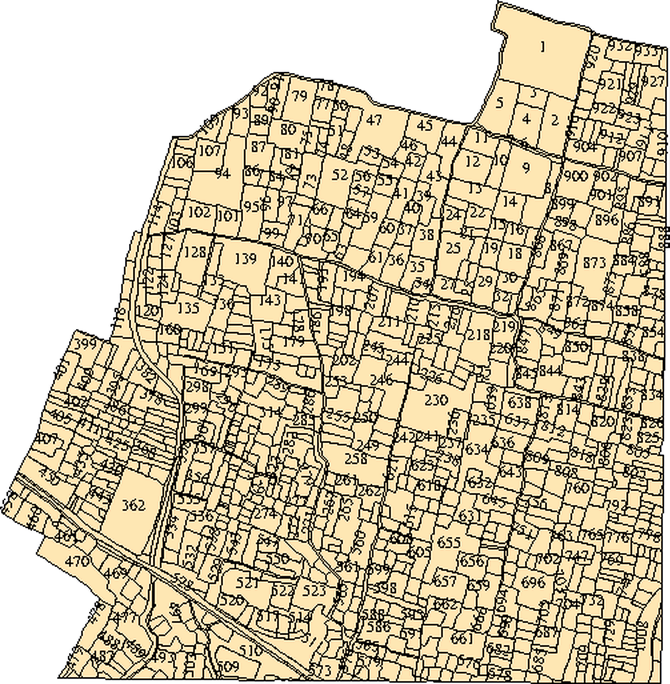
#> input picture app/assets/BhuNaksha_Chandhos1_HD.jpg, 2008 x 2052 px (shown at 1/3 size); its folder holds 4 pictures in this run
$ python extract_sheet_boundaries.py
#> lines starting #> are read from the running program, lines starting #| are printed output that depends on the picture; after the words box and inside, x2 and y2 are one past the last pixel; in counts of white or black regions, pixels touching at a corner belong together
#!/usr/bin/env python3
"""Extract approximate filled sheet silhouettes from the rendered naksha pages."""

from __future__ import annotations

from pathlib import Path

import numpy as np
from PIL import Image
from scipy import ndimage


ROOT = Path(__file__).resolve().parents[1]
ASSETS = ROOT / "app" / "assets"


def extract(sheet: int) -> None:
#> called with sheet = 1
    source = ASSETS / f"BhuNaksha_Chandhos{sheet}_HD.jpg"
    destination = ASSETS / f"BhuNaksha_Chandhos{sheet}_Boundary.png"

    with Image.open(source) as original:
#> original is the input picture: PIL image 2008x2052 RGB; mean R, G, B 204.9, 194.2, 167.3
        image = original.convert("RGB")
        image.thumbnail((1100, 1550), Image.LANCZOS)
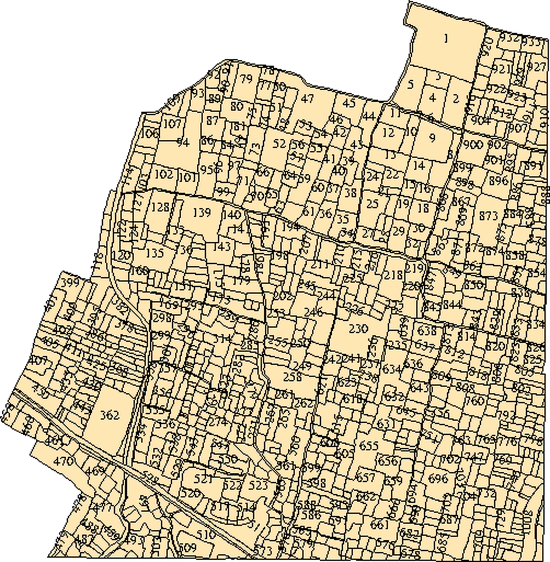
#> image: PIL image 1100x1124 RGB (shown at 1/2 size); mean R, G, B 204.8, 194.3, 167.6
        pixels = np.asarray(image)

    red, green, blue = pixels[..., 0], pixels[..., 1], pixels[..., 2]
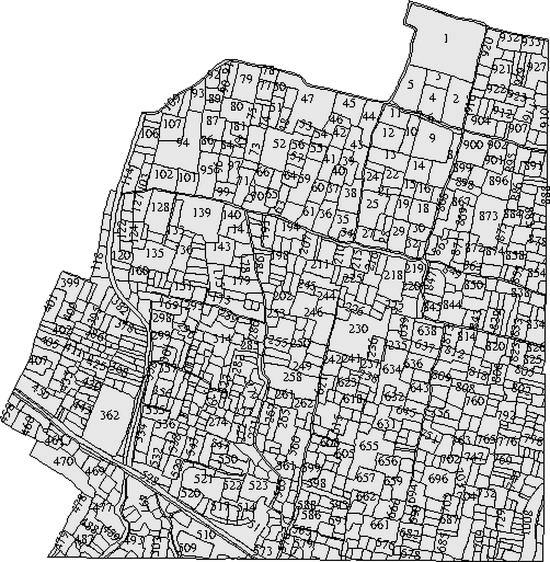
#> green: shape (1124, 1100) (shown at 1/2 size); min 0, max 255, mean 194.3
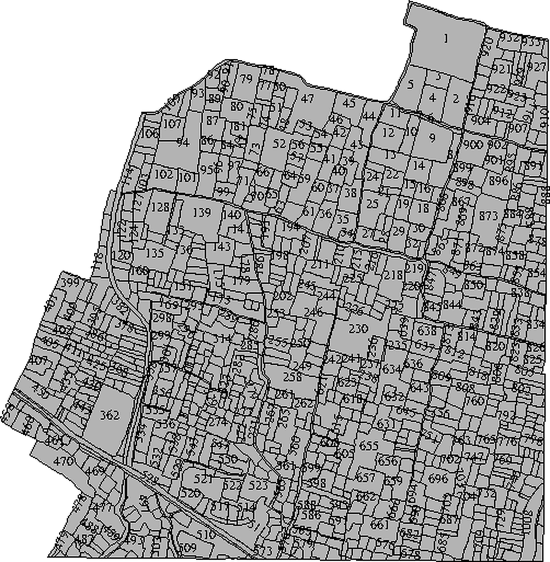
#> blue: shape (1124, 1100) (shown at 1/2 size); min 0, max 255, mean 167.6
    mask = (
        (red > 225)
        & (green > 165)
        & (green < 248)
        & (blue > 105)
        & (blue < 225)
        & ((red.astype(int) - green.astype(int)) > 8)
    )
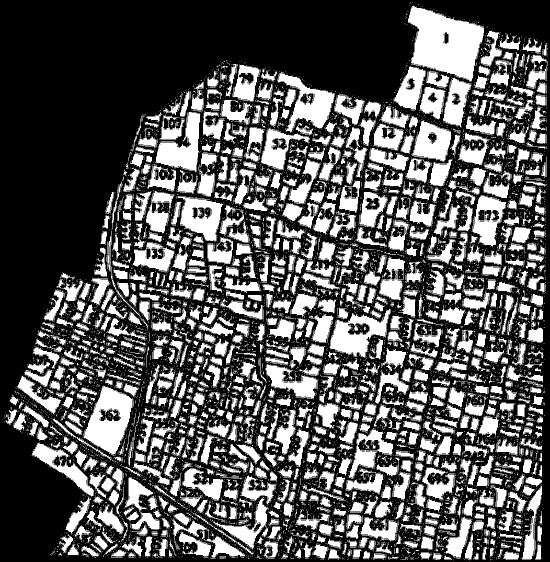
#> mask: shape (1124, 1100) bool (shown at 1/2 size); 34.2% white; 13250 white regions (12107 under 20 px), largest, box (x1, y1, x2, y2) and area: (816, 11, 968, 163) 14508, (167, 772, 267, 909) 7623, (555, 143, 670, 265) 5503

    # Join parcels across their thin dark internal boundary lines.
    mask = ndimage.binary_closing(mask, structure=np.ones((9, 9)), iterations=2)
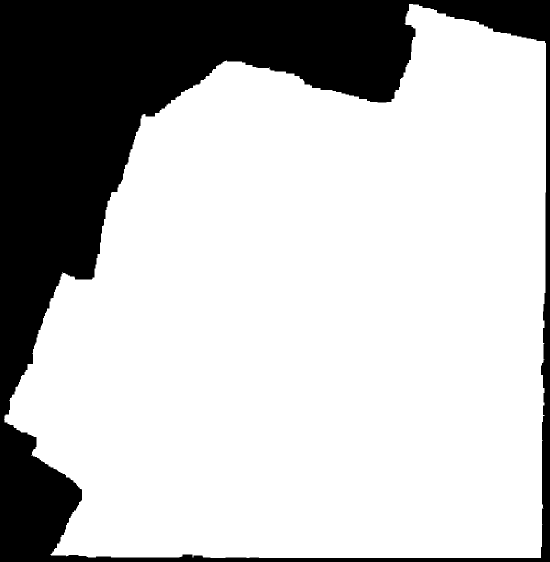
#> mask: shape (1124, 1100) bool (shown at 1/2 size); 74.4% white; 1 black region, box (x1, y1, x2, y2) and area: (0, 0, 1100, 1124) 316329
    mask = ndimage.binary_fill_holes(mask)
    labels, count = ndimage.label(mask)
#> count = 1
    if not count:
        raise RuntimeError(f"No map silhouette found for sheet {sheet}")
    sizes = ndimage.sum(mask, labels, range(1, count + 1))
#> sizes = [920071]
    mask = labels == (int(np.argmax(sizes)) + 1)
    mask = ndimage.binary_fill_holes(mask)

    rows, columns = np.where(mask)
    pad = 12
    y0, y1 = max(0, rows.min() - pad), min(mask.shape[0], rows.max() + pad + 1)
#> y0 = 0; y1 = 1124
    x0, x1 = max(0, columns.min() - pad), min(mask.shape[1], columns.max() + pad + 1)
#> x0 = 0; x1 = 1100
    mask = mask[y0:y1, x0:x1]

    inner = ndimage.binary_erosion(mask, structure=np.ones((5, 5)))
#> inner: shape (1124, 1100) bool; 73.6% white; 1 black region, box (x1, y1, x2, y2) and area: (0, 0, 1100, 1124) 325993
    outline = mask & ~inner
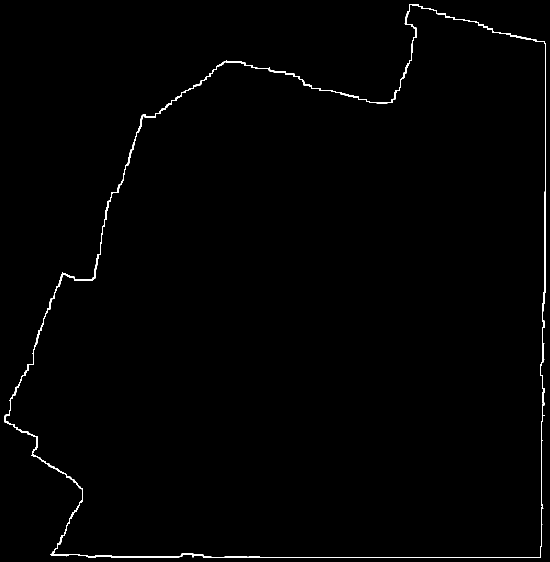
#> outline: shape (1124, 1100) bool (shown at 1/2 size); 0.78% white in thin lines or dots
    rgba = np.zeros((*mask.shape, 4), dtype=np.uint8)
    rgba[mask] = (255, 190, 40, 62)
    rgba[outline] = (225, 66, 42, 230)
    Image.fromarray(rgba, "RGBA").save(destination, optimize=True)
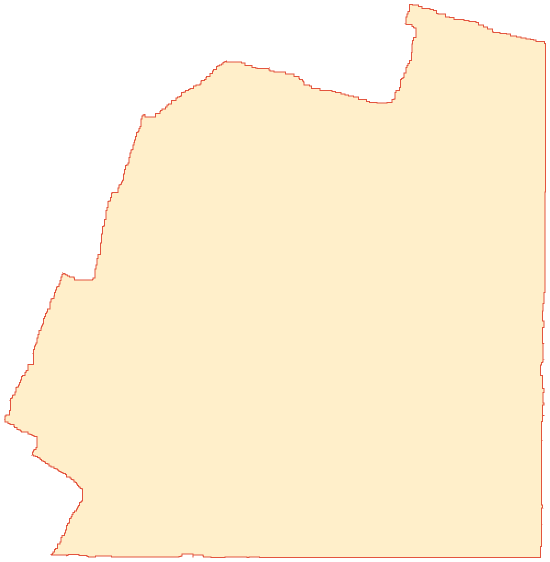
#> saved as BhuNaksha_Chandhos1_Boundary.png: PIL image 1100x1124 RGBA (shown at 1/2 size); mean R, G, B, A 189.5, 140.4, 29.8, 47.5; transparent parts drawn white
    print(f"{destination.relative_to(ROOT)}: {mask.shape[1]}x{mask.shape[0]}")
#| app/assets/BhuNaksha_Chandhos1_Boundary.png: 1100x1124


if __name__ == "__main__":
    for sheet_number in range(1, 5):
        extract(sheet_number)
#> pass 2 of the loop `for sheet_number in range(1, 5):`:
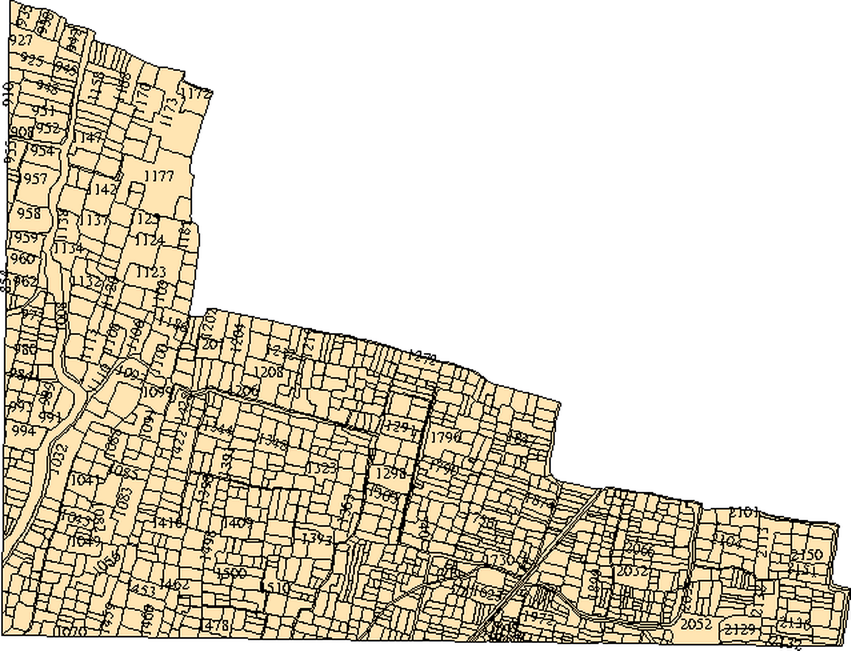
#> input picture app/assets/BhuNaksha_Chandhos2_HD.jpg, 2552 x 1952 px (shown at 1/3 size)
#> in extract, original is the input picture: PIL image 2552x1952 RGB; mean R, G, B 220.7, 214.1, 197.9
#> image: PIL image 1100x841 RGB
#> red: shape (841, 1100)
#> green: shape (841, 1100)
#> blue: shape (841, 1100)
#> in extract (call 2), `mask = ndimage.binary_closing(mask, structure=np.ones((9, 9)), iterati..`:
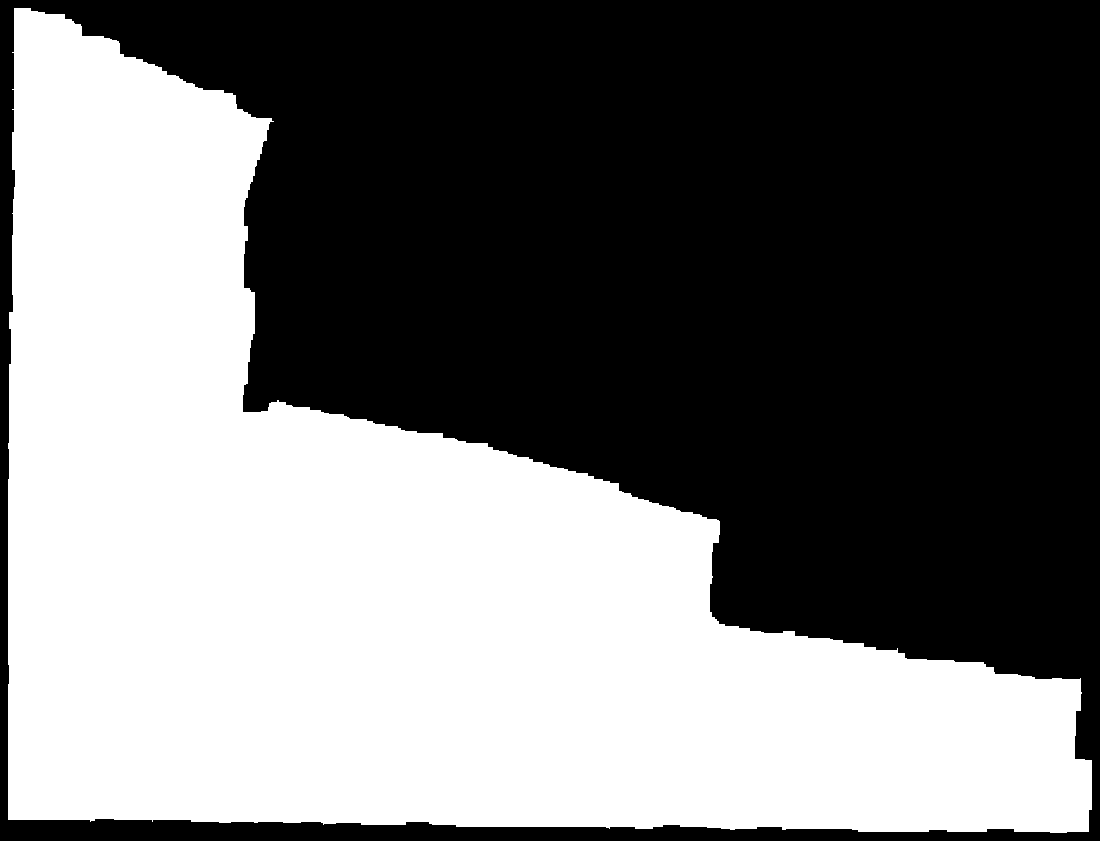
#> mask: shape (841, 1100) bool; 45.8% white; 1 white region, box (x1, y1, x2, y2) and area: (8, 8, 1092, 833) 423453
#> sizes = [423453]
#> y1 = 841
#> inner: shape (841, 1100) bool; 44.9% white; 1 white region, box (x1, y1, x2, y2) and area: (10, 10, 1090, 831) 415392
#> outline: shape (841, 1100) bool; 0.87% white in thin lines or dots
#> in extract (call 2), `Image.fromarray(rgba, "RGBA").save(destination, optimize=True)`:
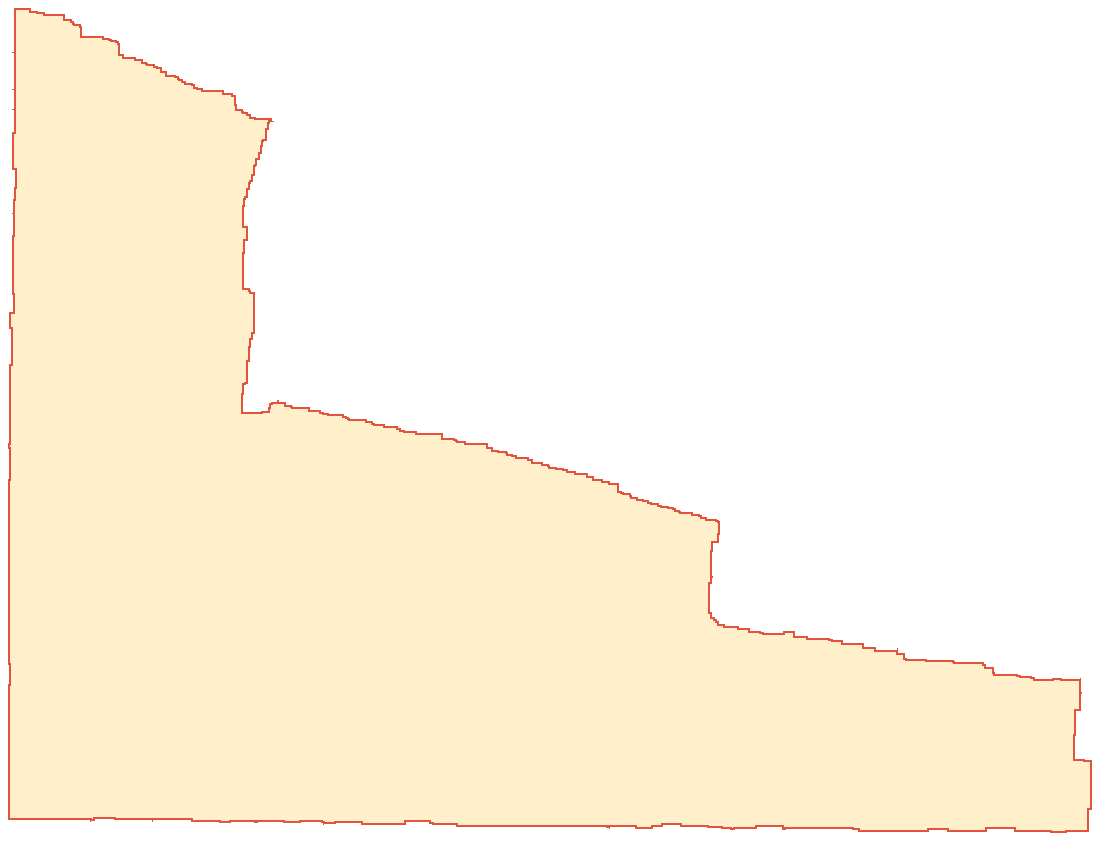
#> saved as BhuNaksha_Chandhos2_Boundary.png: PIL image 1100x841 RGBA; mean R, G, B, A 116.5, 85.9, 18.3, 29.8; transparent parts drawn white
#| app/assets/BhuNaksha_Chandhos2_Boundary.png: 1100x841
#> pass 3 of the loop `for sheet_number in range(1, 5):`:
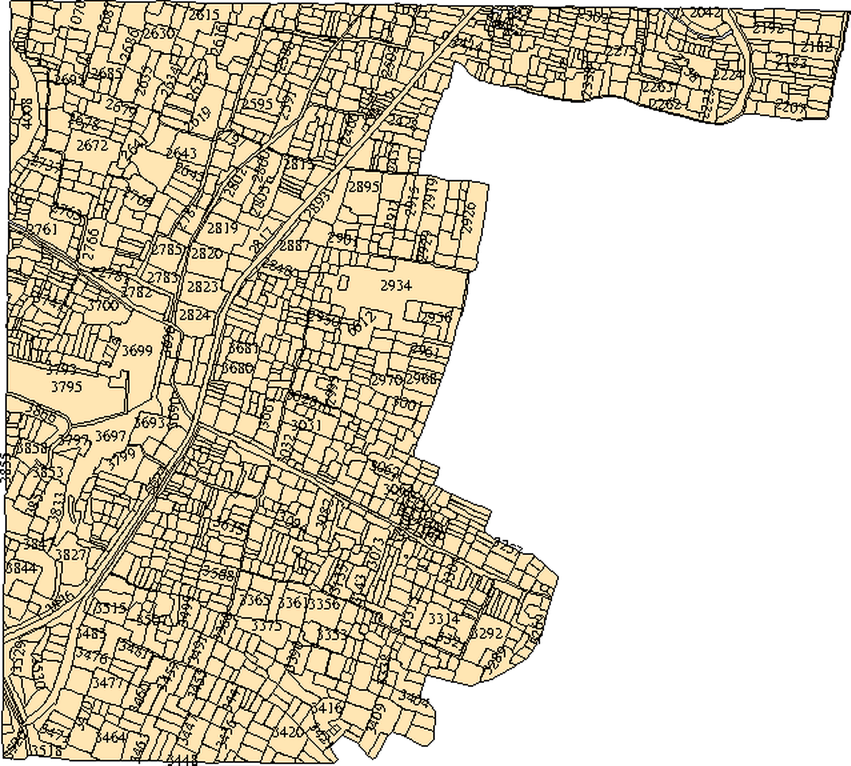
#> input picture app/assets/BhuNaksha_Chandhos3_HD.jpg, 2552 x 2296 px (shown at 1/3 size)
#> in extract, original is the input picture: PIL image 2552x2296 RGB; mean R, G, B 213.9, 205.6, 185
#> image: PIL image 1100x990 RGB
#> red: shape (990, 1100)
#> green: shape (990, 1100)
#> blue: shape (990, 1100)
#> in extract (call 3), `mask = ndimage.binary_closing(mask, structure=np.ones((9, 9)), iterati..`:
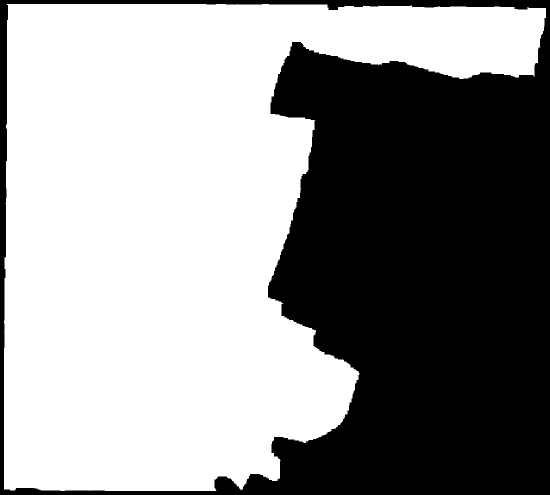
#> mask: shape (990, 1100) bool (shown at 1/2 size); 57.7% white; 1 black region, box (x1, y1, x2, y2) and area: (0, 0, 1100, 990) 460682
#> sizes = [628318]
#> y1 = 990
#> inner: shape (990, 1100) bool; 56.8% white; 1 black region, box (x1, y1, x2, y2) and area: (0, 0, 1100, 990) 470823
#> outline: shape (990, 1100) bool; 0.93% white in thin lines or dots
#> in extract (call 3), `Image.fromarray(rgba, "RGBA").save(destination, optimize=True)`:
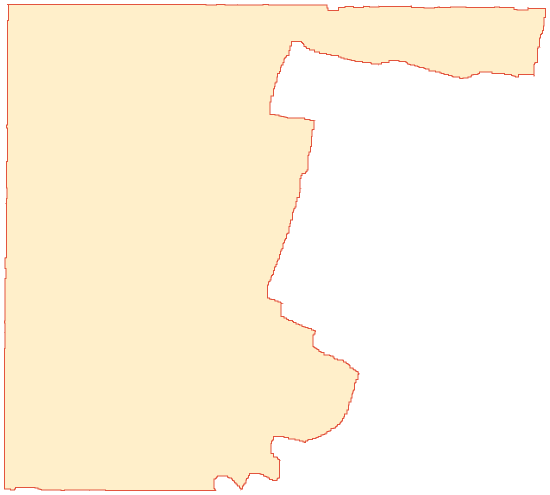
#> saved as BhuNaksha_Chandhos3_Boundary.png: PIL image 1100x990 RGBA (shown at 1/2 size); mean R, G, B, A 146.8, 108.5, 23.1, 37.3; transparent parts drawn white
#| app/assets/BhuNaksha_Chandhos3_Boundary.png: 1100x990
#> (the run stopped early here; a loop or call above may not have finished)
